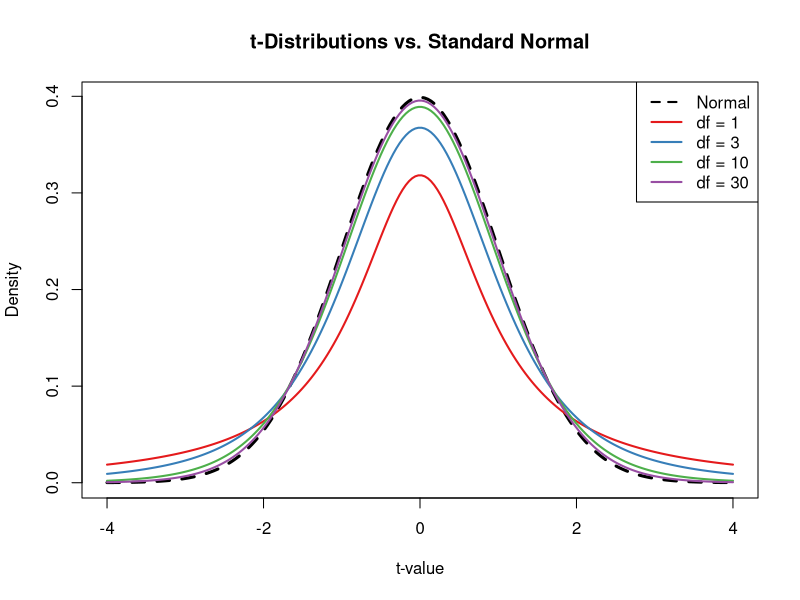
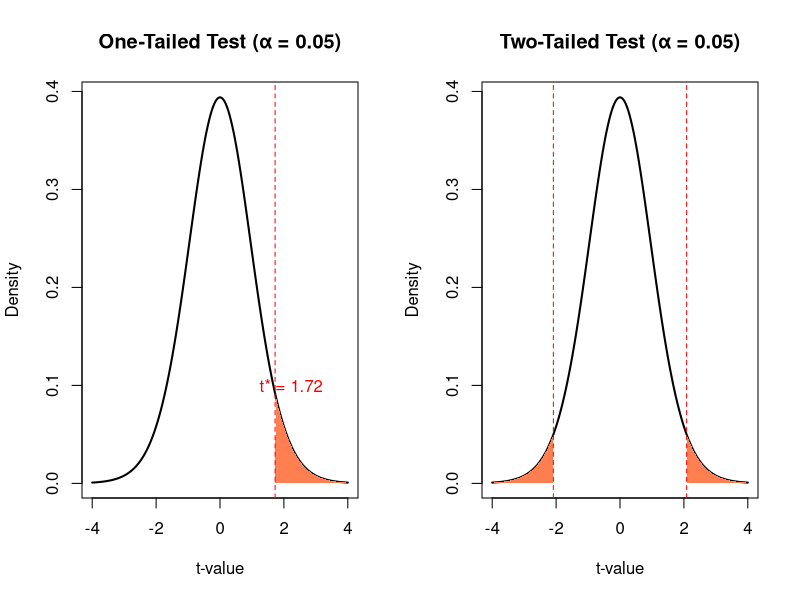
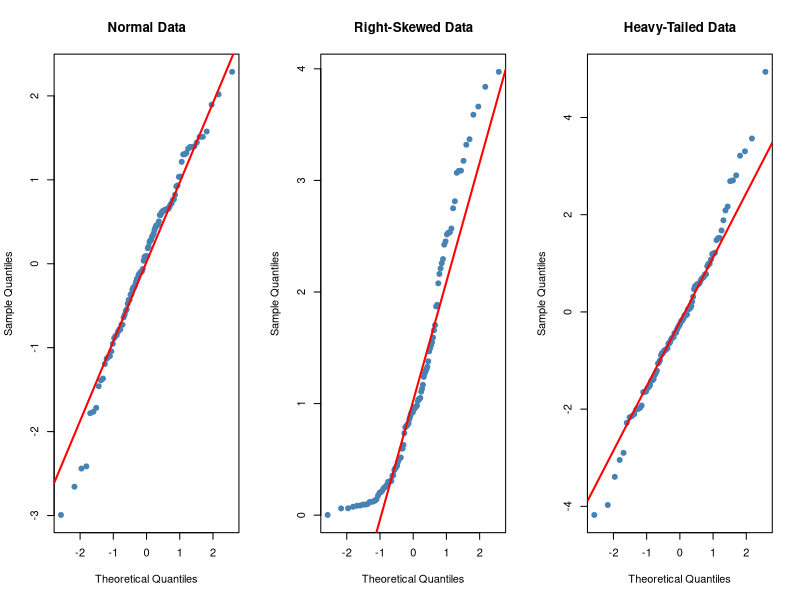
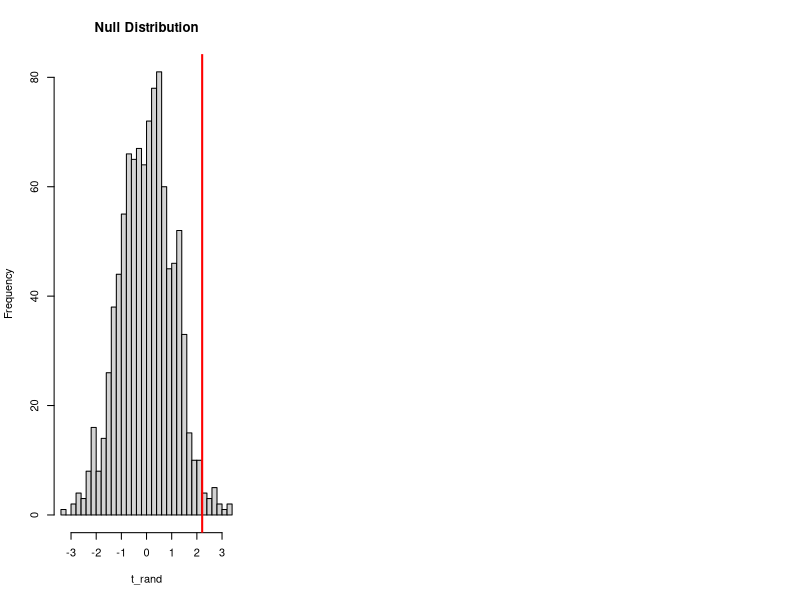
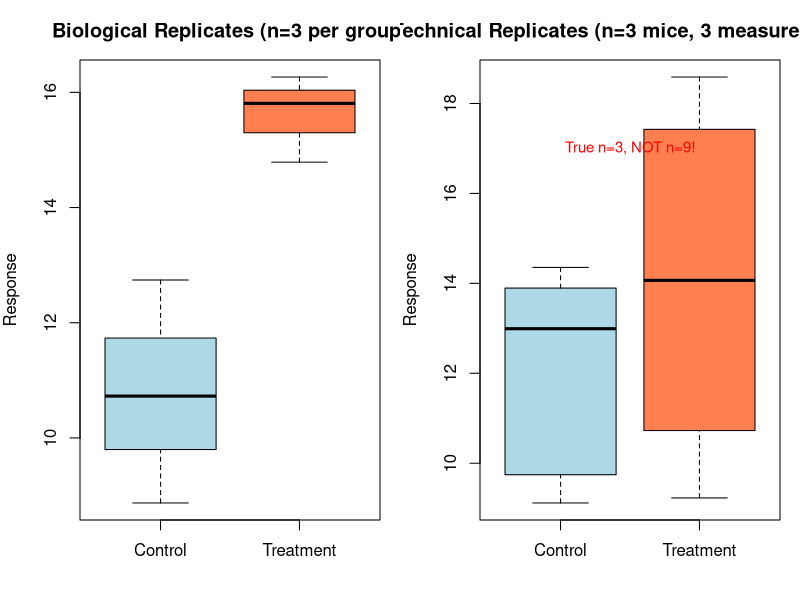
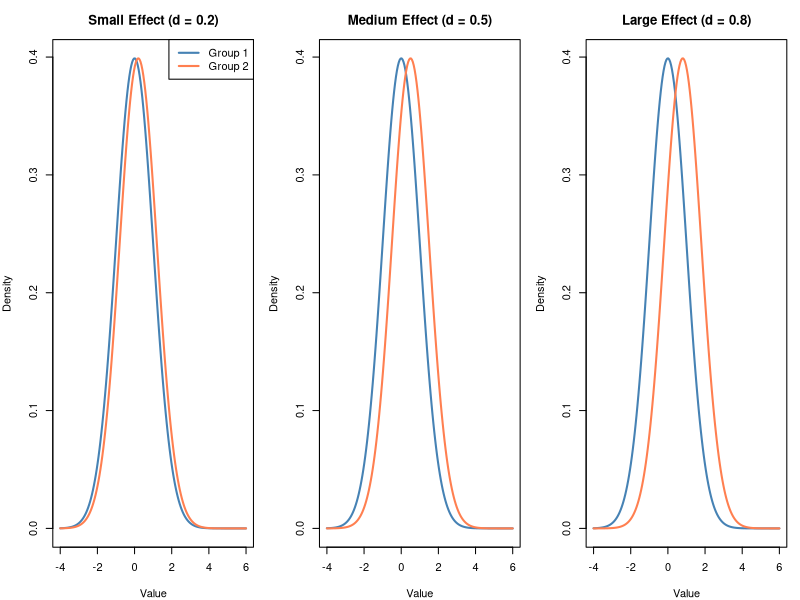

Write the R code that produced these figures, in order.
## ---- chunk 1
#| label: setup
#| include: false

# Core data manipulation and visualization
library(tidyverse)
library(knitr)
library(readxl)

# Statistical analysis packages
library(MASS)        # LDA, robust regression
library(pwr)         # Power analysis
library(boot)        # Bootstrap methods
library(car)         # Companion to Applied Regression
library(survival)    # Survival analysis
library(nlme)        # Mixed effects models
library(broom)       # Tidy model output
library(emmeans)     # Estimated marginal means

# Set consistent theme for all plots
theme_set(theme_minimal(base_size = 14))

# Set seed for reproducibility
set.seed(2026)
## ---- chunk 2
#| label: fig-t-dist-output
#| fig-cap: "t-distributions approach normal as df increases"
#| fig-width: 9
#| fig-height: 4
#| echo: false
#| eval: true

x <- seq(-4, 4, length.out = 200)
df_values <- c(1, 3, 10, 30)
colors <- c("#E41A1C", "#377EB8", "#4DAF4A", "#984EA3")

plot(x, dnorm(x), type = "l", lwd = 3, col = "black", lty = 2,
     ylab = "Density", xlab = "t-value",
     main = "t-Distributions vs. Standard Normal")

for(i in seq_along(df_values)) {
  lines(x, dt(x, df = df_values[i]), col = colors[i], lwd = 2)
}

legend("topright", c("Normal", paste("df =", df_values)),
       col = c("black", colors), lwd = 2, lty = c(2, rep(1, 4)))
## ---- chunk 3
#| label: fig-critical-regions-output
#| fig-cap: "Critical regions for α = 0.05 with df = 20"
#| fig-width: 10
#| fig-height: 4
#| echo: false
#| eval: true

par(mfrow = c(1, 2))
x <- seq(-4, 4, length.out = 200)
df <- 20

# One-tailed test (upper)
plot(x, dt(x, df), type = "l", lwd = 2, main = "One-Tailed Test (α = 0.05)",
     xlab = "t-value", ylab = "Density")
crit_1 <- qt(0.95, df)
polygon(c(crit_1, x[x > crit_1], 4), c(0, dt(x[x > crit_1], df), 0),
        col = "coral", border = NA)
abline(v = crit_1, lty = 2, col = "red")
text(crit_1 + 0.5, 0.1, paste("t* =", round(crit_1, 2)), col = "red")

# Two-tailed test
plot(x, dt(x, df), type = "l", lwd = 2, main = "Two-Tailed Test (α = 0.05)",
     xlab = "t-value", ylab = "Density")
crit_2 <- qt(0.975, df)
polygon(c(crit_2, x[x > crit_2], 4), c(0, dt(x[x > crit_2], df), 0),
        col = "coral", border = NA)
polygon(c(-4, x[x < -crit_2], -crit_2), c(0, dt(x[x < -crit_2], df), 0),
        col = "coral", border = NA)
abline(v = c(-crit_2, crit_2), lty = 2, col = "red")
## ---- chunk 4
#| label: qq-intro-output
#| echo: false
#| eval: true
#| fig-width: 10
#| fig-height: 4

par(mfrow = c(1, 3))

# Normal data
set.seed(42)
normal_data <- rnorm(100)
qqnorm(normal_data, main = "Normal Data", pch = 19, col = "steelblue")
qqline(normal_data, col = "red", lwd = 2)

# Right-skewed data
skewed_data <- rexp(100, rate = 1)
qqnorm(skewed_data, main = "Right-Skewed Data", pch = 19, col = "steelblue")
qqline(skewed_data, col = "red", lwd = 2)

# Heavy-tailed data
heavy_tail <- rt(100, df = 3)
qqnorm(heavy_tail, main = "Heavy-Tailed Data", pch = 19, col = "steelblue")
qqline(heavy_tail, col = "red", lwd = 2)
## ---- chunk 5
#| label: normality-tests
#| echo: true
#| eval: true

# Shapiro-Wilk test (best for n < 50)
set.seed(42)
normal_sample <- rnorm(30)
shapiro.test(normal_sample)
## ---- chunk 6
#| label: one-sample-t
#| echo: true

sample_data <- rnorm(30, mean = 10.5, sd = 2)
t.test(sample_data, mu = 10)
## ---- chunk 7
#| label: t-test-example
#| echo: true

set.seed(518)
pop1 <- rnorm(n = 100, mean = 2, sd = 0.5)
pop2 <- rnorm(n = 100, mean = 2.5, sd = 0.5)

t.test(pop1, pop2)
## ---- chunk 8
#| label: paired-t
#| echo: true

before <- c(200, 190, 210, 180, 195)
after <- c(180, 170, 190, 165, 175)

t.test(before, after, paired = TRUE)
## ---- chunk 9
#| echo: true

set.seed(22)

# Small effect (1% difference): 20.0 vs 20.2
cat("SMALL SAMPLE (n=10 per group):\n")
diet_A_small <- rnorm(10, 20, 2)
diet_B_small <- rnorm(10, 20.2, 2)
cat("  p-value:", round(t.test(diet_A_small, diet_B_small)$p.value, 4), "\n\n")

cat("LARGE SAMPLE (n=10,000 per group):\n")
diet_A_large <- rnorm(10000, 20, 2)
diet_B_large <- rnorm(10000, 20.2, 2)
cat("  p-value:", format(t.test(diet_A_large, diet_B_large)$p.value, scientific = TRUE), "\n")
## ---- chunk 10
#| label: empirical-null-output
#| echo: false
#| eval: true
#| fig-width: 7
#| fig-height: 4

set.seed(56)
pop_1 <- rnorm(n = 50, mean = 20.1, sd = 2)
pop_2 <- rnorm(n = 50, mean = 19.3, sd = 2)

t_obs <- t.test(x = pop_1, y = pop_2, alternative = "greater")$statistic

pops_comb <- c(pop_1, pop_2)
t_rand <- replicate(1000, {
  pops_shuf <- sample(pops_comb)
  t.test(x = pops_shuf[1:50], y = pops_shuf[51:100], alternative = "greater")$statistic
})

hist(t_rand, breaks = 30, main = "Null Distribution", col = "lightgray")
abline(v = t_obs, col = "red", lwd = 2)
## ---- chunk 11
#| label: empirical-p
#| echo: true

p_value <- sum(t_rand >= t_obs) / 1000
cat("Empirical p-value:", p_value)
## ---- chunk 12
#| label: replication-diagram-2
#| echo: false
#| eval: true
#| fig-width: 10
#| fig-height: 4

par(mfrow = c(1, 2), mar = c(4, 4, 3, 1))

# Biological replication
set.seed(42)
bio_reps <- data.frame(
  mouse = rep(1:6, each = 1),
  treatment = rep(c("Control", "Treatment"), each = 3),
  value = c(rnorm(3, 10, 2), rnorm(3, 15, 2))
)
boxplot(value ~ treatment, data = bio_reps, col = c("lightblue", "coral"),
        main = "Biological Replicates (n=3 per group)",
        ylab = "Response", xlab = "")
text(1.5, 17, "Each point = different mouse", cex = 0.9)

# Technical replication (wrong analysis)
tech_reps <- data.frame(
  measurement = 1:18,
  treatment = rep(c("Control", "Treatment"), each = 9),
  value = c(rep(rnorm(3, 10, 2), each = 3) + rnorm(9, 0, 0.5),
            rep(rnorm(3, 15, 2), each = 3) + rnorm(9, 0, 0.5))
)
boxplot(value ~ treatment, data = tech_reps, col = c("lightblue", "coral"),
        main = "Technical Replicates (n=3 mice, 3 measures each)",
        ylab = "Response", xlab = "")
text(1.5, 17, "True n=3, NOT n=9!", cex = 0.9, col = "red")
## ---- chunk 13
#| echo: true

# Example: Compare two groups
set.seed(123)
group1 <- rnorm(30, mean = 100, sd = 15)
group2 <- rnorm(30, mean = 108, sd = 15)

# Manual calculation
mean_diff <- mean(group2) - mean(group1)
pooled_sd <- sqrt(((29 * sd(group1)^2) + (29 * sd(group2)^2)) / 58)
cohens_d <- mean_diff / pooled_sd

cat("Mean difference:", round(mean_diff, 2), "\n")
cat("Cohen's d:", round(cohens_d, 2), "\n")

# Using t-test
t_result <- t.test(group2, group1)
cat("p-value:", format(t_result$p.value, digits = 4))
## ---- chunk 14
#| label: effect-sizes-output
#| echo: false
#| eval: true
#| fig-width: 10
#| fig-height: 4

par(mfrow = c(1, 3))

# Small effect (d = 0.2)
x <- seq(-4, 6, length.out = 200)
plot(x, dnorm(x, 0, 1), type = "l", lwd = 2, col = "steelblue",
     main = "Small Effect (d = 0.2)", ylab = "Density", xlab = "Value")
lines(x, dnorm(x, 0.2, 1), lwd = 2, col = "coral")
legend("topright", c("Group 1", "Group 2"), col = c("steelblue", "coral"), lwd = 2)

# Medium effect (d = 0.5)
plot(x, dnorm(x, 0, 1), type = "l", lwd = 2, col = "steelblue",
     main = "Medium Effect (d = 0.5)", ylab = "Density", xlab = "Value")
lines(x, dnorm(x, 0.5, 1), lwd = 2, col = "coral")

# Large effect (d = 0.8)
plot(x, dnorm(x, 0, 1), type = "l", lwd = 2, col = "steelblue",
     main = "Large Effect (d = 0.8)", ylab = "Density", xlab = "Value")
lines(x, dnorm(x, 0.8, 1), lwd = 2, col = "coral")
## ---- chunk 15
#| echo: true

# Bootstrap confidence interval for Cohen's d
library(boot)

# Function to calculate Cohen's d
calc_d <- function(data, indices) {
  d <- data[indices, ]
  g1 <- d[d$group == 1, "value"]
  g2 <- d[d$group == 2, "value"]
  pooled_sd <- sqrt(((length(g1)-1)*sd(g1)^2 + (length(g2)-1)*sd(g2)^2) /
                    (length(g1) + length(g2) - 2))
  (mean(g2) - mean(g1)) / pooled_sd
}

# Create data frame
effect_data <- data.frame(
  value = c(group1, group2),
  group = rep(1:2, each = 30)
)

# Bootstrap
boot_d <- boot(effect_data, calc_d, R = 1000)
boot_ci <- boot.ci(boot_d, type = "perc")
cat("Cohen's d =", round(boot_d$t0, 2),
    "\n95% CI: [", round(boot_ci$percent[4], 2), ",",
    round(boot_ci$percent[5], 2), "]")
## ---- chunk 16
#| label: multiple-testing
#| echo: true

# Original p-values from multiple tests
p_values <- c(0.001, 0.030, 0.040, 0.120, 0.250)

# Different correction methods
data.frame(
  original = p_values,
  bonferroni = p.adjust(p_values, method = "bonferroni"),
  holm = p.adjust(p_values, method = "holm"),
  BH = p.adjust(p_values, method = "BH")  # Benjamini-Hochberg (FDR)
)
